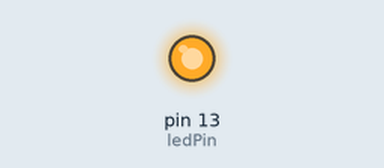
The sketch below on a simulated Arduino Uno, built with avr-gcc and run on an emulated ATmega328P. Shown: output pins drawn as LEDs (lit = HIGH).

Above: at 0.7 s.
At 18.7 s:
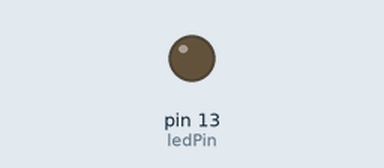
Timing chart, 0 to 25.5 s (numbered marks = the images above):
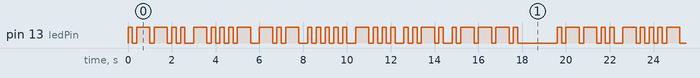

The sketch:

morseCode_matthew.ino
```cpp
// Pin connected to the LED
const int ledPin = 13;

// timing constants
const int dotDelay = 200;  // dot ms
const int dashDelay = 3 * dotDelay;  // dash ms aka 3x dot duration
const int interLetterDelay = dotDelay;  // space between letters (1 dot duration)
const int loopDelay = 7 * dotDelay;  // space between restart (7 times the dot duration)

// lookup table
const char morseCode[][6] = {
  {'.', '-', '-', '.', '.'},  // m
  {'-', '.', '.', '.', '-'},  // a
  {'-', '.', '-'},            // t
  {'.', '.', '.', '.', '.'},  // t
  {'-', '.', '.', '.'},       // h
  {'.', '.', '-', '.'},       // e
  {'.', '-', '-', '-', '.'}   // w
};

// DOT
void dot() {
  digitalWrite(ledPin, HIGH);
  delay(dotDelay);
  digitalWrite(ledPin, LOW);
  delay(dotDelay);
}

// DASH
void dash() {
  digitalWrite(ledPin, HIGH);
  delay(dashDelay);
  digitalWrite(ledPin, LOW);
  delay(dotDelay);
}

// blink a character in Morse code
void blinkCharacter(const char* character) {
  for (int i = 0; character[i] != '\0'; i++) {
    if (character[i] == '.')
      dot();
    else if (character[i] == '-')
      dash();
  }
}

void setup() {
  pinMode(ledPin, OUTPUT);
}

void loop() {
  // initialize loop
  for (int i = 0; i < 7; i++) {
    blinkCharacter(morseCode[i]);
    delay(interLetterDelay);
  }

  delay(loopDelay);
}
```

Measured:
- by itself, pin 13 (ledPin): moves between LOW and HIGH, repeating every 19.6 s
- by itself, everything shown: repeats every 19.6 s, in 62 steps
